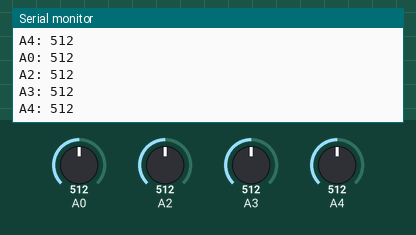
Simulated run of this sketch. Board: Arduino Uno, built with avr-gcc and run on an emulated ATmega328P. Shown: the last lines printed to the serial monitor. The test bench sets the inputs (shaded band); at power-on: A0 = 512, A2 = 512, A3 = 512, A4 = 512.

Above: at 2.8 s.
2.9 s: A0 set to 716
5.6 s: A2 set to 716
At 6.6 s:
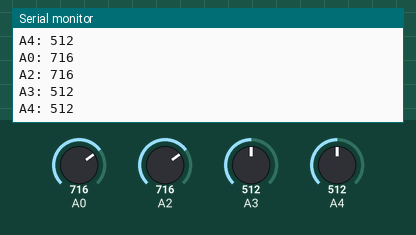
8.3 s: A3 set to 716
At 10.8 s:
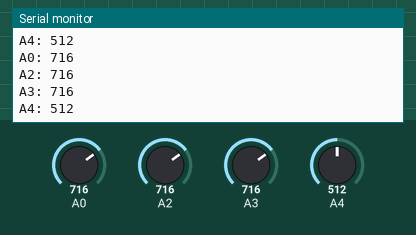
11.0 s: A4 set to 716
At 12.5 s:
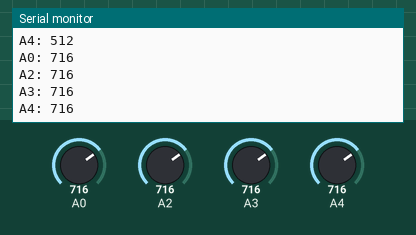
13.7 s: A0 set to 992
16.4 s: A2 set to 992
At 18.4 s:
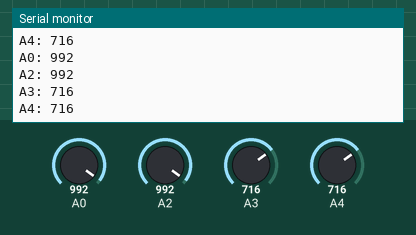
Timing chart, 0 to 19.9 s (numbered marks = the images above; inputs shaded):
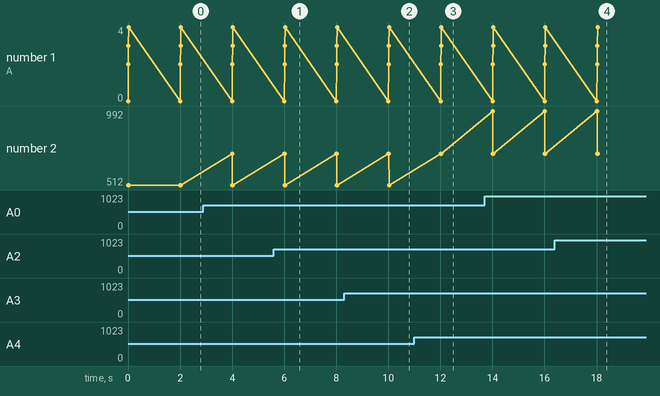

Measured:
- after the input at 5.6 s, the serial monitor: prints a new line after 0.41 s (image 1)
- after the input at 8.3 s, the serial monitor: prints a new line after 1.7 s (image 2)
- after the input at 11.0 s, the serial monitor: prints a new line after 1.0 s (image 3)
- after the input at 16.4 s, the serial monitor: prints a new line after 1.6 s (image 4)

The sketch:

pruebaQRD.ino
```cpp
void setup() {
  Serial.begin (9600);

}

void loop() {
  Serial.print("A0: ");
Serial.println(analogRead(A0));

Serial.print("A2: ");
Serial.println(analogRead(A2));


Serial.print("A3: ");
Serial.println(analogRead(A3));


Serial.print("A4: ");
Serial.println(analogRead(A4));
delay(2000);

}
```
